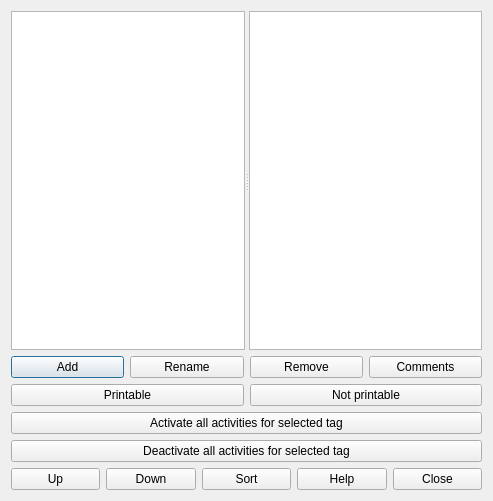
<?xml version="1.0" encoding="UTF-8"?>
<ui version="4.0">
 <class>ActivityTagsForm_template</class>
 <widget class="QDialog" name="ActivityTagsForm_template">
  <property name="geometry">
   <rect>
    <x>0</x>
    <y>0</y>
    <width>493</width>
    <height>501</height>
   </rect>
  </property>
  <property name="windowTitle">
   <string extracomment="This is the title of the activity tags dialog">Activity tags</string>
  </property>
  <layout class="QGridLayout" name="gridLayout">
   <item row="0" column="0">
    <widget class="QSplitter" name="splitter">
     <property name="sizePolicy">
      <sizepolicy hsizetype="Expanding" vsizetype="Expanding">
       <horstretch>0</horstretch>
       <verstretch>0</verstretch>
      </sizepolicy>
     </property>
     <property name="orientation">
      <enum>Qt::Horizontal</enum>
     </property>
     <widget class="QListWidget" name="activityTagsListWidget"/>
     <widget class="QPlainTextEdit" name="currentActivityTagTextEdit"/>
    </widget>
   </item>
   <item row="1" column="0">
    <layout class="QHBoxLayout" name="horizontalLayout_2">
     <item>
      <widget class="QPushButton" name="addActivityTagPushButton">
       <property name="text">
        <string>Add</string>
       </property>
      </widget>
     </item>
     <item>
      <widget class="QPushButton" name="renameActivityTagPushButton">
       <property name="text">
        <string>Rename</string>
       </property>
      </widget>
     </item>
     <item>
      <widget class="QPushButton" name="removeActivityTagPushButton">
       <property name="text">
        <string>Remove</string>
       </property>
      </widget>
     </item>
     <item>
      <widget class="QPushButton" name="commentsPushButton">
       <property name="text">
        <string>Comments</string>
       </property>
      </widget>
     </item>
    </layout>
   </item>
   <item row="2" column="0">
    <layout class="QHBoxLayout" name="horizontalLayout_3">
     <item>
      <widget class="QPushButton" name="printablePushButton">
       <property name="text">
        <string>Printable</string>
       </property>
      </widget>
     </item>
     <item>
      <widget class="QPushButton" name="notPrintablePushButton">
       <property name="text">
        <string>Not printable</string>
       </property>
      </widget>
     </item>
    </layout>
   </item>
   <item row="3" column="0">
    <widget class="QPushButton" name="activateActivityTagPushButton">
     <property name="text">
      <string>Activate all activities for selected tag</string>
     </property>
    </widget>
   </item>
   <item row="4" column="0">
    <widget class="QPushButton" name="deactivateActivityTagPushButton">
     <property name="text">
      <string>Deactivate all activities for selected tag</string>
     </property>
    </widget>
   </item>
   <item row="5" column="0">
    <layout class="QHBoxLayout" name="horizontalLayout">
     <item>
      <widget class="QPushButton" name="moveActivityTagUpPushButton">
       <property name="text">
        <string comment="It means move the item up in the list">Up</string>
       </property>
      </widget>
     </item>
     <item>
      <widget class="QPushButton" name="moveActivityTagDownPushButton">
       <property name="text">
        <string comment="It means move the item down in the list">Down</string>
       </property>
      </widget>
     </item>
     <item>
      <widget class="QPushButton" name="sortActivityTagsPushButton">
       <property name="text">
        <string>Sort</string>
       </property>
      </widget>
     </item>
     <item>
      <widget class="QPushButton" name="helpPushButton">
       <property name="text">
        <string>Help</string>
       </property>
      </widget>
     </item>
     <item>
      <widget class="QPushButton" name="closePushButton">
       <property name="text">
        <string>Close</string>
       </property>
      </widget>
     </item>
    </layout>
   </item>
  </layout>
 </widget>
 <layoutdefault spacing="6" margin="11"/>
 <resources/>
 <connections/>
</ui>
